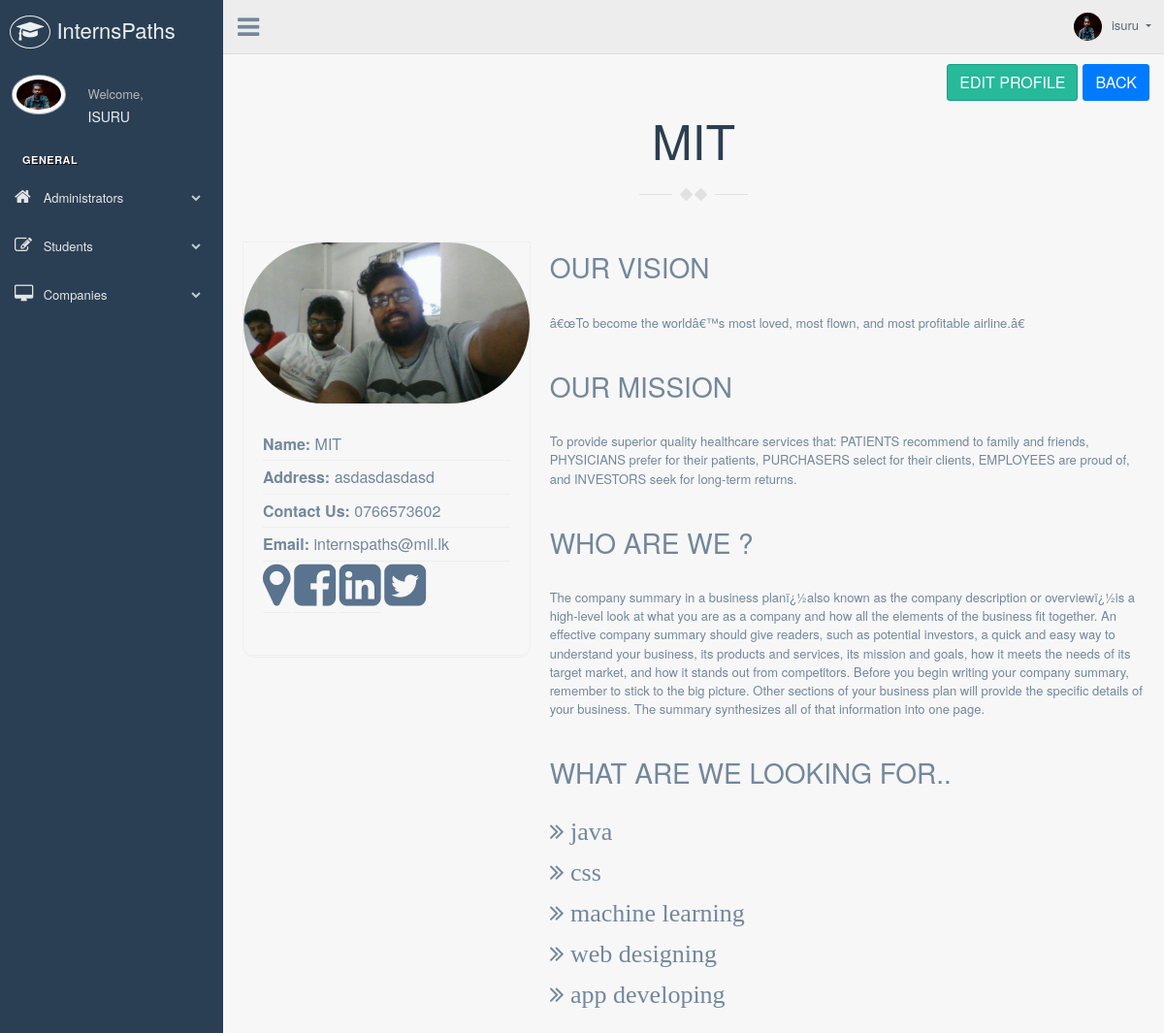
Page /admin/viewcompany.php?id=5 (signed in) on the earlier database version.
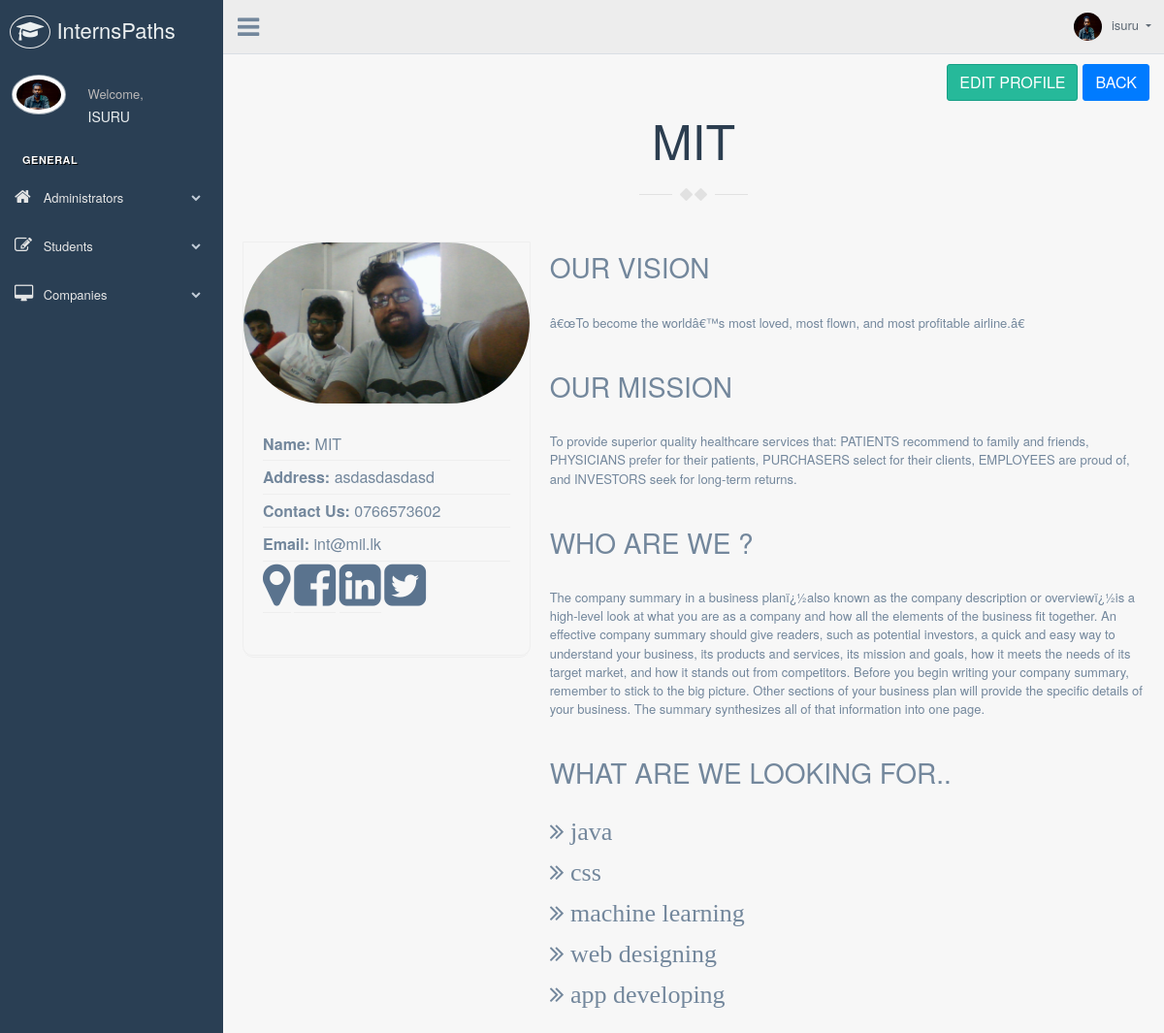
Same page on the later database version.
### tables this page shows
CREATE TABLE IF NOT EXISTS `company` (
  `comnum` int(20) NOT NULL AUTO_INCREMENT,
  `id` int(11) NOT NULL,
  `username` varchar(100) NOT NULL,
  `email` varchar(200) NOT NULL,
  `name` varchar(100) NOT NULL DEFAULT 'Unknown',
  `profileurl` varchar(500) NOT NULL DEFAULT '../images/avatar-01.jpg',
  `mobile` varchar(20) NOT NULL DEFAULT 'Unknown',
  `address` varchar(500) NOT NULL DEFAULT 'Unknown',
  `description` varchar(3000) NOT NULL DEFAULT 'no description',
  `location` varchar(1000) DEFAULT NULL,
  `facebook` varchar(1000) DEFAULT NULL,
  `linkedin` varchar(1000) DEFAULT NULL,
  `twitter` varchar(1000) DEFAULT NULL,
  `fields` varchar(1000) NOT NULL DEFAULT '',
  `mission` varchar(5000) DEFAULT NULL,
  `vision` varchar(5000) DEFAULT NULL,
  `requests` varchar(1000) NOT NULL DEFAULT '',
  `applied` varchar(1000) NOT NULL DEFAULT '',
  `accepted` varchar(1000) NOT NULL DEFAULT '',
  PRIMARY KEY (`comnum`),
  UNIQUE KEY `id` (`id`)
);

### admin/viewcompany.php (the view, shortened to what this page needs)
<?php
require_once "../php/config.php";
    $sql = "SELECT * FROM company WHERE id = ?";
    if($stmt = mysqli_prepare($link, $sql)){
        mysqli_stmt_bind_param($stmt, "i", $param_id);
        if(mysqli_stmt_execute($stmt)){
            $result = mysqli_stmt_get_result($stmt);
            if(mysqli_num_rows($result) == 1){
                $row = mysqli_fetch_array($result, MYSQLI_ASSOC);
                $id=$row["id"];
                 $email = $row["email"];
                 $name=$row["name"];
                 $profileurl=$row["profileurl"];
                 $address=$row["address"];
                 $mnumber=$row["mobile"];
                 $id=$row["id"];
                 $descrip=$row["description"];
                 $location=$row["location"];
                 $facebook=$row["facebook"];
                 $linkedin=$row["linkedin"];
                 $twitter=$row["twitter"];
                 $fields=$row["fields"];
                 $mission=$row["mission"];
                 $vision=$row["vision"];
            } else{
                exit();
            }
        } else{
            echo "Oops! Something went wrong. Please try again later.";
        }
} else{
    header("location: error.php");
    exit();
}
?>
<!DOCTYPE html>
<html lang="en">
  <head>
    <link href="../vendors/bootstrap/dist/css/bootstrap.min.css" rel="stylesheet">
    <link href="../vendors/font-awesome/css/font-awesome.min.css" rel="stylesheet">
    <link href="../vendors/nprogress/nprogress.css" rel="stylesheet">
    <link href="../vendors/iCheck/skins/flat/green.css" rel="stylesheet">
    <link href="../vendors/bootstrap-progressbar/css/bootstrap-progressbar-3.3.4.min.css" rel="stylesheet">
    <link href="../vendors/jqvmap/dist/jqvmap.min.css" rel="stylesheet"/>
    <link href="../vendors/bootstrap-daterangepicker/daterangepicker.css" rel="stylesheet">
    <link href="//maxcdn.bootstrapcdn.com/bootstrap/4.1.1/css/bootstrap.min.css" rel="stylesheet" id="bootstrap-css">
    <link href="../build/css/custom.min.css" rel="stylesheet">
    <link href="css/viewprof.css" rel="stylesheet">
   <link href="../assets/css/font-awesome.min.css" rel="stylesheet" media="screen">
  <link href="../assets/css/animate.css" rel="stylesheet">
  <link href="../assets/css/magnific-popup.css" rel="stylesheet">
  <link href="../assets/css/style.css" rel="stylesheet" media="screen">
  <link href="../assets/css/responsive.css" rel="stylesheet">
  <link href="../vendors/bootstrap/dist/css/bootstrap.min.css" rel="stylesheet">
  <link href="../vendors/font-awesome/css/font-awesome.min.css" rel="stylesheet">
  <link href="../vendors/nprogress/nprogress.css" rel="stylesheet">
  <link href="../vendors/iCheck/skins/flat/green.css" rel="stylesheet">
  <link href="../vendors/bootstrap-progressbar/css/bootstrap-progressbar-3.3.4.min.css" rel="stylesheet">
  <link href="../vendors/jqvmap/dist/jqvmap.min.css" rel="stylesheet"/>
  <link href="../vendors/bootstrap-daterangepicker/daterangepicker.css" rel="stylesheet">
  <link href="../build/css/custom.min.css" rel="stylesheet">
  </head>
  <body class="nav-md">
    <div class="container body">
      <div class="main_container">
        <div class="col-md-3 left_col">
          <div class="left_col scroll-view">
            <div class="navbar nav_title" style="border: 0;">
              <a href="../index.html" class="site_title"><i class="fa fa-mortar-board"></i> <span>InternsPaths Administrator Console</span></a>
            </div>
            <div class="profile clearfix">
              <div class="profile_pic">
                <img src="<?php echo $_SESSION["profileurl"]; ?>" alt="..." class="img-circle profile_img">
              </div>
              <div class="profile_info">
                <span>Welcome,</span>
                <a href="viewadmin.php?id=<?php echo $_SESSION["id"]?>"><h2><?php echo ($_SESSION["name"]);?></h2></a>
              </div>
            </div>
            <br />
            <div id="sidebar-menu" class="main_menu_side hidden-print main_menu">
              <div class="menu_section">
                <h3>General</h3>
                <ul class="nav side-menu">
                  <li><a><i class="fa fa-home"></i> Administrators <span class="fa fa-chevron-down"></span></a>
                  </li>
                  <li><a><i class="fa fa-edit"></i> Students <span class="fa fa-chevron-down"></span></a>
                  </li>
                  <li><a><i class="fa fa-desktop"></i> Companies <span class="fa fa-chevron-down"></span></a>
                  </li>
                </ul>
              </div>
            </div>
          </div>
        </div>
        <div class="top_nav">
          <div class="nav_menu">
              <div class="nav toggle">
                <a id="menu_toggle"><i class="fa fa-bars"></i></a>
              </div>
              <nav class="nav navbar-nav">
              <ul class=" navbar-right">
                <li class="nav-item dropdown open" style="padding-left: 15px;">
                  <a href="javascript:;" class="user-profile dropdown-toggle" aria-haspopup="true" id="navbarDropdown" data-toggle="dropdown" aria-expanded="false">
                    <img src="<?php echo $_SESSION["profileurl"]; ?>" alt=""><?php echo ($_SESSION["name"]);?>
                  </a>
                </li>
              </ul>
            </nav>
          </div>
        </div>
        <div class="col-md-12">
                        <a href="managecompany.php">
                          <button class="btn btn-primary pull-right" type="button">Back</button>
                          </a>
                        <a href="editcompany.php?id=<?php echo $id?>" class="btn btn-success pull-right">Edit Profile</a>
        </div>
        <div class="right_col" role="main">
        <div class="row" style="display: inline-block;" >
          <section id="about" class="about-section col-md-12" style="margin-left: auto;margin-right: auto;">
            <div class="container  ">
              <h2 class="section-title wow fadeInUp animated col-md-12" style="visibility: visible; animation-name:fadeInUp; "><?php echo $name ?></h2>
              <div class="row">
                <div class="col-md-4 col-md-push-8">
                  <div class="biography">
                    <div class="">
                      <img src="<?php echo $profileurl ?>" style="border-radius: 200px"  >
                    </div>
                    <ul>
                      <li><strong>Name: </strong> <?php echo $name?></li>
                      <li ><strong>Address: </strong><?php echo $address?></span></li>
                      <li><strong>Contact Us:</strong> <?php echo $mnumber?></li>
                      <li><strong>Email:</strong> <?php echo $email?></li>
                      <li style="display: inline;"><strong><a href=<?php echo $location?>><i style="font-size: 50px" class="fa fa-map-marker"></i></a></strong></li>
                      <li style="display: inline;"><strong><a href=<?php echo $facebook?>><i style="font-size: 50px" class="fa fa-facebook-square"></i></a></strong></li>
                      <li style="display: inline;"><strong><a href=<?php echo $linkedin?>><i style="font-size: 50px" class="fa fa-linkedin-square"></i></a></strong></li>
                      <li style="display: inline;"><strong><a href=<?php echo $twitter?>><i style="font-size: 50px" class="fa fa-twitter-square"></i></a></strong></li>
                    </ul>
                  </div>
                </div>
                <div class="col-md-8 col-md-pull-4">
                  <div class="short-info wow fadeInUp animated" style="visibility: visible; animation-name: fadeInUp;">
                    <h3>Our vision </h3>
                    <p>
                      <?php echo $vision ?>
                    </p>
                  </div>
                  <div class="short-info wow fadeInUp animated" style="visibility: visible; animation-name: fadeInUp;">
                    <h3>Our mission </h3>
                    <p>
                      <?php echo $mission ?>
                    </p>
                  </div>
                  <div class="short-info wow fadeInUp animated" style="visibility: visible; animation-name: fadeInUp;">
                    <h3>Who are we ?</h3>
                    <p>
                      <?php echo $descrip?>
                    </p>
                  </div>
                  <div class="short-info wow fadeInUp animated" style="visibility: visible; animation-name: fadeInUp;">
                    <h3>what are we looking for..</h3>
                    <p>
                      <?php $text=(explode(",", $fields));?>
                      <?php
                      $sizea = sizeof($text);
                      for ($x = 0; $x < $sizea; $x+=1) {
                        echo '<p class="fa fa-angle-double-right" style="font-size:200%">  '.$text[$x]."</p><br>";
                      }
                      ?>
                    </p>
                  </div>
          </div>
        </div>
      </div>
    </section>
  </div>
</div>
          </div>
        </div>
  </body>
</html>

### admin/css/viewprof.css (style rules this page uses)
body { background: -webkit-linear-gradient(left, #3931af, #00c6ff); }

### assets/css/style.css (style rules this page uses)
body { font-family: 'Roboto', sans-serif; line-height: 28px; font-weight: 300; font-size: 14px; color:#282828; background-color: #fff; -webkit-text-size-adjust: 100%; -webkit-overflow-scrolling: touch; -webkit-font-smoothing: antialiased !important; }
body, html { overflow-x:hidden; }
a { color: #68c3a3; }
a, a > * { outline: none; cursor: pointer; text-decoration: none; }
.navbar a, .form-control { -webkit-transition: all 0.4s ease-in-out 0s; -moz-transition: all 0.4s ease-in-out 0s; -ms-transition: all 0.4s ease-in-out 0s; -o-transition: all 0.4s ease-in-out 0s; transition: all 0.4s ease-in-out 0s; }
a, .btn { -webkit-transition: all 0.125s ease-in-out 0s; -moz-transition: all 0.125s ease-in-out 0s; -ms-transition: all 0.125s ease-in-out 0s; -o-transition: all 0.125s ease-in-out 0s; transition: all 0.125s ease-in-out 0s; }
.btn, .form-control, .form-control:hover, .form-control:focus, .navbar-custom .dropdown-menu { -webkit-box-shadow: none; box-shadow: none; }
h1, h2, h3, h4, h5, h6 { font-weight: 700; margin:0; text-transform: uppercase; }
h2 { font-size: 30px; line-height: 30px; }
h3 { font-size: 24px; line-height: 24px; }
.btn { border: 0; border-bottom: 3px solid; font-weight: 700; text-transform: uppercase; line-height: 28px; padding: 9px 22px; }
.btn-primary { background-color:#68c3a3; border-color: rgba(51, 51, 51, 0.15); }
img { width: 100%; }
ul, ol { margin : 0; padding : 0; list-style : none }
.section-title { margin-bottom: 80px; text-align: center; font-size: 50px; line-height: 50px; color: #2c3e50; position: relative; }
.section-title::after { content: ""; background: url(../../assets/images/section-divider.png) no-repeat 0 0; height: 15px; width: 113px; position: absolute; left: 0; right: 0; bottom: -40px; margin: 0 auto; }
.short-info { margin-bottom: 40px; }
.short-info h3 { margin-bottom: 30px; }
.biography { border-bottom-left-radius: 10px; border-bottom-right-radius: 10px; border:1px solid #EEEEEE; position: relative; }
.biography::after { content: ""; border-bottom: 1px solid #EEEEEE; position: absolute; bottom: -3px; width: 100%; border-radius: 10px; height: 20px; }
.biography ul { padding:25px 20px 30px; }
.biography ul li { padding:5px 0; font-size: 16px; border-bottom:1px solid #EEEEEE; }
.biography ul li:last-child { border-bottom:0; }

Differences in the rows shown:
changed company "MIT": email "internspaths@mil.lk" → "int@mil.lk"
